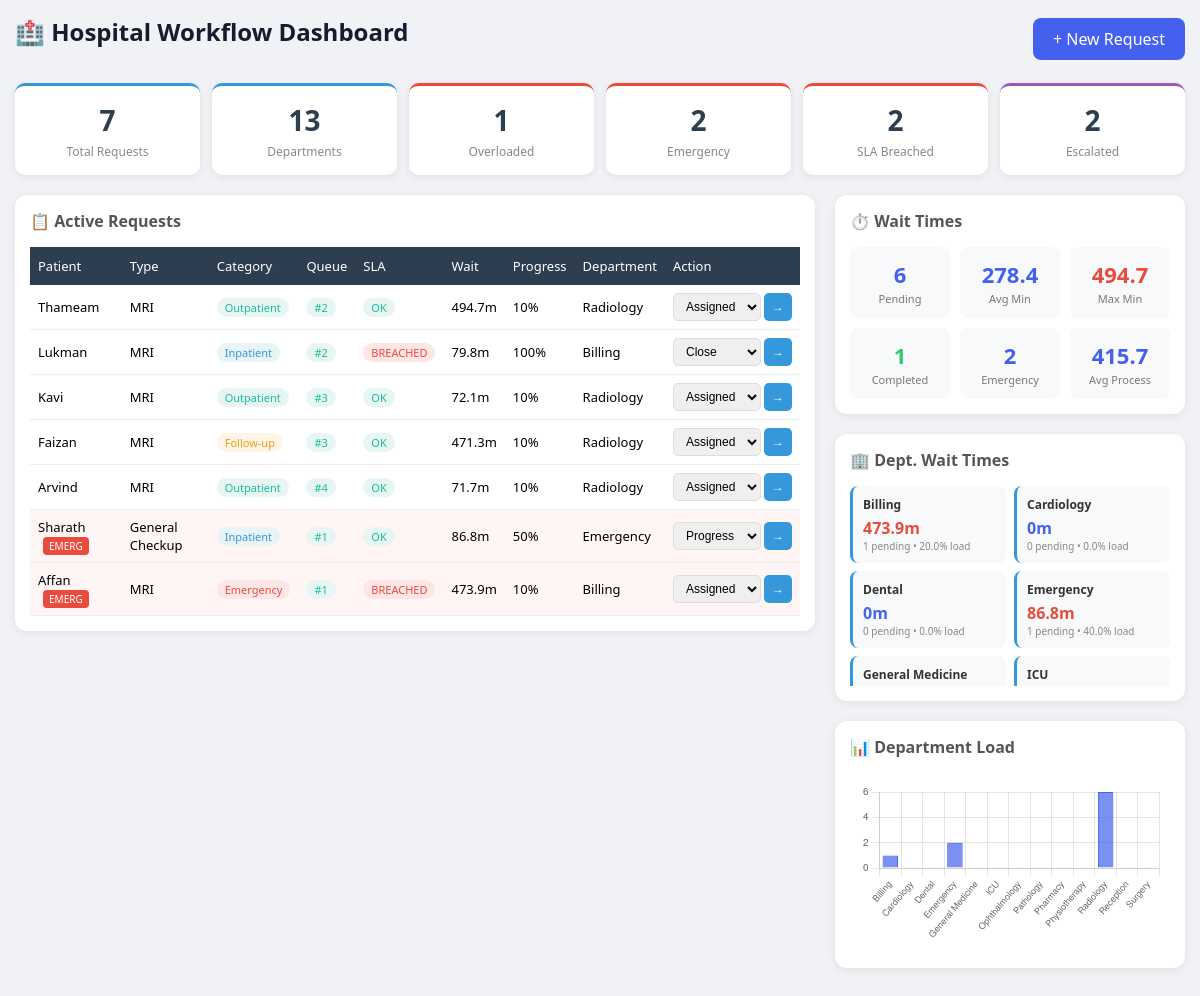
The page / on the database its author committed.
### core/models.py (models this page shows, shortened)
class Request(models.Model):
    STATUS_CHOICES = [
        ('Assigned', 'Assigned'),
        ('In Progress', 'In Progress'),
        ('Completed', 'Completed'),
        ('Closed', 'Closed'),
    ]
    PRIORITY_CHOICES = [
        ('Normal', 'Normal'),
        ('Emergency', 'Emergency'),
    ]
    CATEGORY_CHOICES = [
        ('Outpatient', 'Outpatient'),
        ('Inpatient', 'Inpatient'),
        ('Emergency', 'Emergency'),
        ('Follow-up', 'Follow-up'),
    ]
    patient_name = models.CharField(
        max_length=100,
        help_text="Patient full name"
    )
    request_type = models.CharField(
        max_length=100,
        help_text="Type of medical service requested"
    )
    priority = models.CharField(
        max_length=20,
        choices=PRIORITY_CHOICES,
        default='Normal',
        help_text="Request priority level"
    )
    category = models.CharField(
        max_length=20,
        choices=CATEGORY_CHOICES,
        default='Outpatient',
        help_text="Request category"
    )
    status = models.CharField(
        max_length=50,
        choices=STATUS_CHOICES,
        default='Assigned',
        help_text="Current request status"
    )
    assigned_department = models.ForeignKey(
        Department,
        on_delete=models.SET_NULL,
        null=True,
        blank=True,
        related_name='assigned_requests',
        help_text="Department handling this request"
    )
    queue_position = models.PositiveIntegerField(
        default=0,
        help_text="Position in department queue"
    )
    estimated_wait_time = models.PositiveIntegerField(
        default=0,
        help_text="Estimated wait time in minutes"
    )
    assigned_at = models.DateTimeField(
        null=True,
        blank=True,
        help_text="When request was assigned to department"
    )
    in_progress_at = models.DateTimeField(
        null=True,
        blank=True,
        help_text="When request status changed to In Progress"
    )
    completed_at = models.DateTimeField(
        null=True,
        blank=True,
        help_text="When request was completed"
    )
    sla_deadline = models.DateTimeField(
        null=True,
        blank=True,
        help_text="Service Level Agreement deadline"
    )
    is_escalated = models.BooleanField(
        default=False,
        help_text="Whether request has been escalated"
    )
    escalation_reason = models.TextField(
        blank=True,
        help_text="Reason for escalation"
    )
    notes = models.TextField(
        blank=True,
        help_text="Additional notes"
    )
    created_at = models.DateTimeField(auto_now_add=True)
    updated_at = models.DateTimeField(auto_now=True)
    class Meta:
        ordering = ['-priority', 'queue_position', '-created_at']
        indexes = [
            models.Index(fields=['status']),
            models.Index(fields=['priority']),
            models.Index(fields=['request_type']),
            models.Index(fields=['created_at']),
            models.Index(fields=['patient_name']),
            models.Index(fields=['category']),
            models.Index(fields=['queue_position']),
            models.Index(fields=['is_escalated']),
        ]
    @property
    def is_sla_breached(self):
        if self.sla_deadline and timezone.now() > self.sla_deadline:
            return True
        return False

class Department(models.Model):
    name = models.CharField(
        max_length=100,
        unique=True,
        help_text="Department name"
    )
    current_load = models.IntegerField(
        default=0,
        validators=[
            MinValueValidator(0, message="Load cannot be negative"),
        ],
        help_text="Current number of active requests"
    )
    threshold = models.IntegerField(
        default=5,
        validators=[
            MinValueValidator(1, message="Threshold must be at least 1"),
            MaxValueValidator(100, message="Threshold cannot exceed 100"),
        ],
        help_text="Maximum capacity before overload"
    )
    sla_hours = models.PositiveIntegerField(
        default=24,
        help_text="SLA target time in hours"
    )
    description = models.TextField(
        blank=True,
        default='',
        help_text="Department description"
    )
    is_active = models.BooleanField(
        default=True,
        help_text="Whether department is active"
    )
    created_at = models.DateTimeField(auto_now_add=True, null=True)
    updated_at = models.DateTimeField(auto_now=True, null=True)
    class Meta:
        ordering = ['name']
        indexes = [
            models.Index(fields=['name']),
            models.Index(fields=['is_active']),
        ]
    def __str__(self):
        return self.name

### core/views.py (the view)
# urls.py: path('', views.dashboard, name='dashboard'),
def dashboard(request):
    try:
        requests = Request.objects.select_related('assigned_department').all()
        departments = Department.objects.all()
        overloaded = [d for d in departments if d.current_load > d.threshold]
        emergency_count = requests.filter(priority="Emergency").count()
        dept_names = [d.name for d in departments]
        dept_loads = [d.current_load for d in departments]
        sla_breached_count = sum(1 for r in requests if r.is_sla_breached)
        escalated_count = requests.filter(is_escalated=True).count()
        wait_analytics = get_wait_time_analytics()
        department_wait_times = get_department_wait_times()
        requests_with_progress = []
        for req in requests:
            progress = get_request_progress(req)
            requests_with_progress.append({
                'request': req,
                'progress': progress
            })
        logger.info(f"Dashboard loaded - {requests.count()} requests, {departments.count()} departments")
        return render(request, "dashboard.html", {
            "requests": requests,
            "requests_with_progress": requests_with_progress,
            "departments": departments,
            "overloaded": overloaded,
            "dept_names": dept_names,
            "dept_loads": dept_loads,
            "emergency_count": emergency_count,
            "sla_breached_count": sla_breached_count,
            "escalated_count": escalated_count,
            "wait_analytics": wait_analytics,
            "department_wait_times": department_wait_times,
        })
    except Exception as e:
        logger.error(f"Error loading dashboard: {str(e)}")
        messages.error(request, "Error loading dashboard. Please try again.")
        return render(request, "dashboard.html", {
            "requests": [],
            "requests_with_progress": [],
            "departments": [],
            "overloaded": [],
            "dept_names": [],
            "dept_loads": [],
            "emergency_count": 0,
            "sla_breached_count": 0,
            "escalated_count": 0,
            "wait_analytics": {},
            "department_wait_times": {},
        })

### core/templates/dashboard.html (shortened to what this page needs)
<!DOCTYPE html>
<html>
<head>
</head>
<body>
<div class="top-bar">
    <h1>🏥 Hospital Workflow Dashboard</h1>
    <a href="{% url 'create_request' %}" class="btn">+ New Request</a>
</div>
<div class="stats-row">
    <div class="stat-card info">
        <div class="stat-value">{{ requests|length }}</div>
        <div class="stat-label">Total Requests</div>
    </div>
    <div class="stat-card info">
        <div class="stat-value">{{ departments|length }}</div>
        <div class="stat-label">Departments</div>
    </div>
    <div class="stat-card warning">
        <div class="stat-value">{{ overloaded|length }}</div>
        <div class="stat-label">Overloaded</div>
    </div>
    <div class="stat-card warning">
        <div class="stat-value">{{ emergency_count }}</div>
        <div class="stat-label">Emergency</div>
    </div>
    <div class="stat-card warning">
        <div class="stat-value">{{ sla_breached_count }}</div>
        <div class="stat-label">SLA Breached</div>
    </div>
    <div class="stat-card primary">
        <div class="stat-value">{{ escalated_count }}</div>
        <div class="stat-label">Escalated</div>
    </div>
</div>
<div class="dashboard-grid">
    <div>
        <div class="panel">
            <h2>📋 Active Requests</h2>
            <div class="table-container">
                <table>
                    <tr>
                        <th>Patient</th>
                        <th>Type</th>
                        <th>Category</th>
                        <th>Queue</th>
                        <th>SLA</th>
                        <th>Wait</th>
                        <th>Progress</th>
                        <th>Department</th>
                        <th>Action</th>
                    </tr>
                    {% for item in requests_with_progress %}
                    {% with r=item.request progress=item.progress %}
                    <tr {% if r.priority == 'Emergency' %}style="background:#fff5f5"{% endif %}>
                        <td>
                            {{ r.patient_name }}
                            {% if r.priority == 'Emergency' %}<span class="emergency-tag">EMERG</span>{% endif %}
                        </td>
                        <td>{{ r.request_type }}</td>
                        <td>
                            {% if r.category == 'Inpatient' %}
                            <span class="badge badge-inpatient">{{ r.category }}</span>
                            {% elif r.category == 'Emergency' %}
                            <span class="badge badge-emergency">{{ r.category }}</span>
                            {% elif r.category == 'Follow-up' %}
                            <span class="badge badge-followup">{{ r.category }}</span>
                            {% else %}
                            <span class="badge badge-category">{{ r.category }}</span>
                            {% endif %}
                        </td>
                        <td><span class="badge badge-queue">#{{ r.queue_position }}</span></td>
                        <td>
                            {% if r.is_sla_breached %}
                            <span class="badge badge-sla-breach">BREACHED</span>
                            {% else %}
                            <span class="badge badge-sla-ok">OK</span>
                            {% endif %}
                        </td>
                        <td>{{ progress.time_in_current_stage }}m</td>
                        <td>
                            <span>{{ progress.progress_percent }}%</span>
                        </td>
                        <td>{{ r.assigned_department|default:"-" }}</td>
                        <td>
                            <form method="POST" action="{% url 'update_status' r.id %}" style="display:flex;gap:3px;">
                                <select name="status">
                                    <option value="Assigned" {% if r.status == 'Assigned' %}selected{% endif %}>Assigned</option>
                                    <option value="In Progress" {% if r.status == 'In Progress' %}selected{% endif %}>Progress</option>
                                    <option value="Closed" {% if r.status == 'Closed' %}selected{% endif %}>Close</option>
                                </select>
                                <button type="submit">→</button>
                            </form>
                        </td>
                    </tr>
                    {% endwith %}
                    {% endfor %}
                </table>
            </div>
        </div>
    </div>
    <div>
        <div class="panel">
            <h2>⏱️ Wait Times</h2>
            <div class="wait-grid">
                <div class="wait-item">
                    <div class="wait-value">{{ wait_analytics.pending_requests }}</div>
                    <div class="wait-label">Pending</div>
                </div>
                <div class="wait-item">
                    <div class="wait-value">{{ wait_analytics.avg_wait_time_pending|default:"0" }}</div>
                    <div class="wait-label">Avg Min</div>
                </div>
                <div class="wait-item">
                    <div class="wait-value {% if wait_analytics.max_wait_time_pending > 60 %}red{% endif %}">{{ wait_analytics.max_wait_time_pending|default:"0" }}</div>
                    <div class="wait-label">Max Min</div>
                </div>
                <div class="wait-item">
                    <div class="wait-value green">{{ wait_analytics.completed_requests }}</div>
                    <div class="wait-label">Completed</div>
                </div>
                <div class="wait-item">
                    <div class="wait-value">{{ wait_analytics.emergency_pending }}</div>
                    <div class="wait-label">Emergency</div>
                </div>
                <div class="wait-item">
                    <div class="wait-value">{{ wait_analytics.avg_processing_time|default:"0" }}</div>
                    <div class="wait-label">Avg Process</div>
                </div>
            </div>
        </div>
        <div class="panel">
            <h2>🏢 Dept. Wait Times</h2>
            <div class="dept-grid">
                {% for dept_name, data in department_wait_times.items %}
                <div class="dept-card {% if data.utilization > 100 %}overloaded{% endif %}">
                    <div class="dept-name">{{ dept_name }}</div>
                    <div class="dept-wait {% if data.avg_wait_minutes > 60 %}warning{% endif %}">{{ data.avg_wait_minutes }}m</div>
                    <div class="dept-meta">{{ data.pending_count }} pending • {{ data.utilization }}% load</div>
                </div>
                {% endfor %}
            </div>
        </div>
        <div class="panel">
            <h2>📊 Department Load</h2>
            <div class="chart-container">
                <canvas id="deptChart"></canvas>
            </div>
        </div>
    </div>
</div>
<script>
    const deptNames = JSON.parse(document.getElementById('dept-names').textContent);
    const deptLoads = JSON.parse(document.getElementById('dept-loads').textContent);
    const ctx = document.getElementById('deptChart').getContext('2d');
    new Chart(ctx, {
        type: 'bar',
        data: {
            labels: deptNames,
            datasets: [{
                label: 'Active Cases',
                data: deptLoads,
                backgroundColor: 'rgba(67, 97, 238, 0.7)',
                borderColor: 'rgba(67, 97, 238, 1)',
                borderWidth: 1
            }]
        },
        options: {
            responsive: true,
            maintainAspectRatio: false,
            plugins: { legend: { display: false } },
            scales: {
                y: { beginAtZero: true, ticks: { font: { size: 10 } } },
                x: { ticks: { font: { size: 9 } } }
            }
        }
    });
</script>
</body>
</html>

### rows shown on the page
Request: request.patient_name "Thameam", request.request_type "MRI", request.category "Outpatient", request.queue_position "2", shows "OK", progress.time_in_current_stage "494.7", progress.progress_percent "10", request.assigned_department "Radiology", status "Assigned"
Request: request.patient_name "Lukman", request.request_type "MRI", request.category "Inpatient", request.queue_position "2", shows "BREACHED", progress.time_in_current_stage "79.8", progress.progress_percent "100", request.assigned_department "Billing", status "Close"
Request: request.patient_name "Kavi", request.request_type "MRI", request.category "Outpatient", request.queue_position "3", shows "OK", progress.time_in_current_stage "72.1", progress.progress_percent "10", request.assigned_department "Radiology", status "Assigned"
Request: request.patient_name "Faizan", request.request_type "MRI", request.category "Follow-up", request.queue_position "3", shows "OK", progress.time_in_current_stage "471.3", progress.progress_percent "10", request.assigned_department "Radiology", status "Assigned"
Request: request.patient_name "Arvind", request.request_type "MRI", request.category "Outpatient", request.queue_position "4", shows "OK", progress.time_in_current_stage "71.7", progress.progress_percent "10", request.assigned_department "Radiology", status "Assigned"
Request: request.patient_name "Sharath", priority "EMERG", request.request_type "General Checkup", request.category "Inpatient", request.queue_position "1", shows "OK", progress.time_in_current_stage "86.8", progress.progress_percent "50", request.assigned_department "Emergency", status "Progress"
Request: request.patient_name "Affan", priority "EMERG", request.request_type "MRI", request.category "Emergency", request.queue_position "1", shows "BREACHED", progress.time_in_current_stage "473.9", progress.progress_percent "10", request.assigned_department "Billing", status "Assigned"
Department: department_wait_times "Billing"
Department: department_wait_times "Cardiology"
Department: department_wait_times "Dental"
Department: department_wait_times "Emergency"
Department: department_wait_times "General Medicine"
Department: department_wait_times "ICU"

### other values the page prints
{{ requests|length }} "7"
{{ departments|length }} "13"
{{ overloaded|length }} "1"
{{ emergency_count }} "2"
{{ sla_breached_count }} "2"
{{ escalated_count }} "2"
{{ wait_analytics.pending_requests }} "6"
{{ wait_analytics.avg_wait_time_pending|default:"0" }} "278.4"
{{ wait_analytics.max_wait_time_pending|default:"0" }} "494.7"
{{ wait_analytics.completed_requests }} "1"
{{ wait_analytics.emergency_pending }} "2"
{{ wait_analytics.avg_processing_time|default:"0" }} "415.7"
{{ data.avg_wait_minutes }} "473.9" "0" "0" "86.8"
{{ data.pending_count }} "1" "0" "0" "1"
{{ data.utilization }} "20.0" "0.0" "0.0" "40.0"
